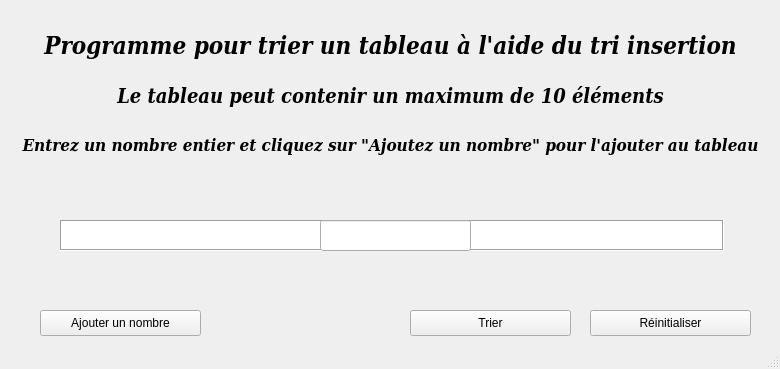
<?xml version="1.0" encoding="UTF-8"?>
<ui version="4.0">
 <class>MainWindow</class>
 <widget class="QMainWindow" name="MainWindow">
  <property name="geometry">
   <rect>
    <x>0</x>
    <y>0</y>
    <width>780</width>
    <height>369</height>
   </rect>
  </property>
  <property name="minimumSize">
   <size>
    <width>780</width>
    <height>369</height>
   </size>
  </property>
  <property name="maximumSize">
   <size>
    <width>780</width>
    <height>369</height>
   </size>
  </property>
  <property name="windowTitle">
   <string>Tri Insertion</string>
  </property>
  <widget class="QWidget" name="centralwidget">
   <widget class="QLabel" name="fstInstructionLabel">
    <property name="geometry">
     <rect>
      <x>0</x>
      <y>60</y>
      <width>781</width>
      <height>71</height>
     </rect>
    </property>
    <property name="font">
     <font>
      <family>DejaVu Serif Condensed</family>
      <pointsize>15</pointsize>
      <weight>75</weight>
      <italic>true</italic>
      <bold>true</bold>
     </font>
    </property>
    <property name="text">
     <string>Le tableau peut contenir un maximum de 10 éléments</string>
    </property>
    <property name="alignment">
     <set>Qt::AlignCenter</set>
    </property>
   </widget>
   <widget class="QLabel" name="label_4">
    <property name="geometry">
     <rect>
      <x>0</x>
      <y>10</y>
      <width>781</width>
      <height>71</height>
     </rect>
    </property>
    <property name="font">
     <font>
      <family>DejaVu Serif Condensed</family>
      <pointsize>18</pointsize>
      <weight>75</weight>
      <italic>true</italic>
      <bold>true</bold>
     </font>
    </property>
    <property name="text">
     <string>Programme pour trier un tableau à l'aide du tri insertion</string>
    </property>
    <property name="alignment">
     <set>Qt::AlignCenter</set>
    </property>
   </widget>
   <widget class="QLabel" name="scdInstructionLabel">
    <property name="geometry">
     <rect>
      <x>0</x>
      <y>110</y>
      <width>781</width>
      <height>71</height>
     </rect>
    </property>
    <property name="font">
     <font>
      <family>DejaVu Serif Condensed</family>
      <pointsize>13</pointsize>
      <weight>75</weight>
      <italic>true</italic>
      <bold>true</bold>
     </font>
    </property>
    <property name="text">
     <string>Entrez un nombre entier et cliquez sur &quot;Ajoutez un nombre&quot; pour l'ajouter au tableau</string>
    </property>
    <property name="alignment">
     <set>Qt::AlignCenter</set>
    </property>
   </widget>
   <widget class="QPushButton" name="sortButton">
    <property name="geometry">
     <rect>
      <x>410</x>
      <y>310</y>
      <width>161</width>
      <height>26</height>
     </rect>
    </property>
    <property name="text">
     <string>Trier</string>
    </property>
   </widget>
   <widget class="QTableWidget" name="tableWidget">
    <property name="enabled">
     <bool>true</bool>
    </property>
    <property name="geometry">
     <rect>
      <x>60</x>
      <y>220</y>
      <width>664</width>
      <height>31</height>
     </rect>
    </property>
    <property name="frameShape">
     <enum>QFrame::Box</enum>
    </property>
    <property name="verticalScrollBarPolicy">
     <enum>Qt::ScrollBarAsNeeded</enum>
    </property>
    <property name="horizontalScrollBarPolicy">
     <enum>Qt::ScrollBarAsNeeded</enum>
    </property>
    <property name="sizeAdjustPolicy">
     <enum>QAbstractScrollArea::AdjustToContents</enum>
    </property>
    <property name="autoScroll">
     <bool>true</bool>
    </property>
    <property name="editTriggers">
     <set>QAbstractItemView::NoEditTriggers</set>
    </property>
    <property name="dragDropOverwriteMode">
     <bool>false</bool>
    </property>
    <property name="selectionMode">
     <enum>QAbstractItemView::NoSelection</enum>
    </property>
    <property name="iconSize">
     <size>
      <width>0</width>
      <height>0</height>
     </size>
    </property>
    <property name="horizontalScrollMode">
     <enum>QAbstractItemView::ScrollPerItem</enum>
    </property>
    <attribute name="horizontalHeaderVisible">
     <bool>false</bool>
    </attribute>
    <attribute name="verticalHeaderVisible">
     <bool>false</bool>
    </attribute>
   </widget>
   <widget class="QPushButton" name="addNumberButton">
    <property name="geometry">
     <rect>
      <x>40</x>
      <y>310</y>
      <width>161</width>
      <height>26</height>
     </rect>
    </property>
    <property name="text">
     <string>Ajouter un nombre</string>
    </property>
   </widget>
   <widget class="QPushButton" name="reinitilaserButton">
    <property name="geometry">
     <rect>
      <x>590</x>
      <y>310</y>
      <width>161</width>
      <height>26</height>
     </rect>
    </property>
    <property name="text">
     <string>Réinitialiser</string>
    </property>
   </widget>
   <widget class="QLineEdit" name="userInput">
    <property name="geometry">
     <rect>
      <x>320</x>
      <y>220</y>
      <width>151</width>
      <height>31</height>
     </rect>
    </property>
   </widget>
  </widget>
  <widget class="QStatusBar" name="statusbar"/>
 </widget>
 <resources/>
 <connections/>
</ui>
